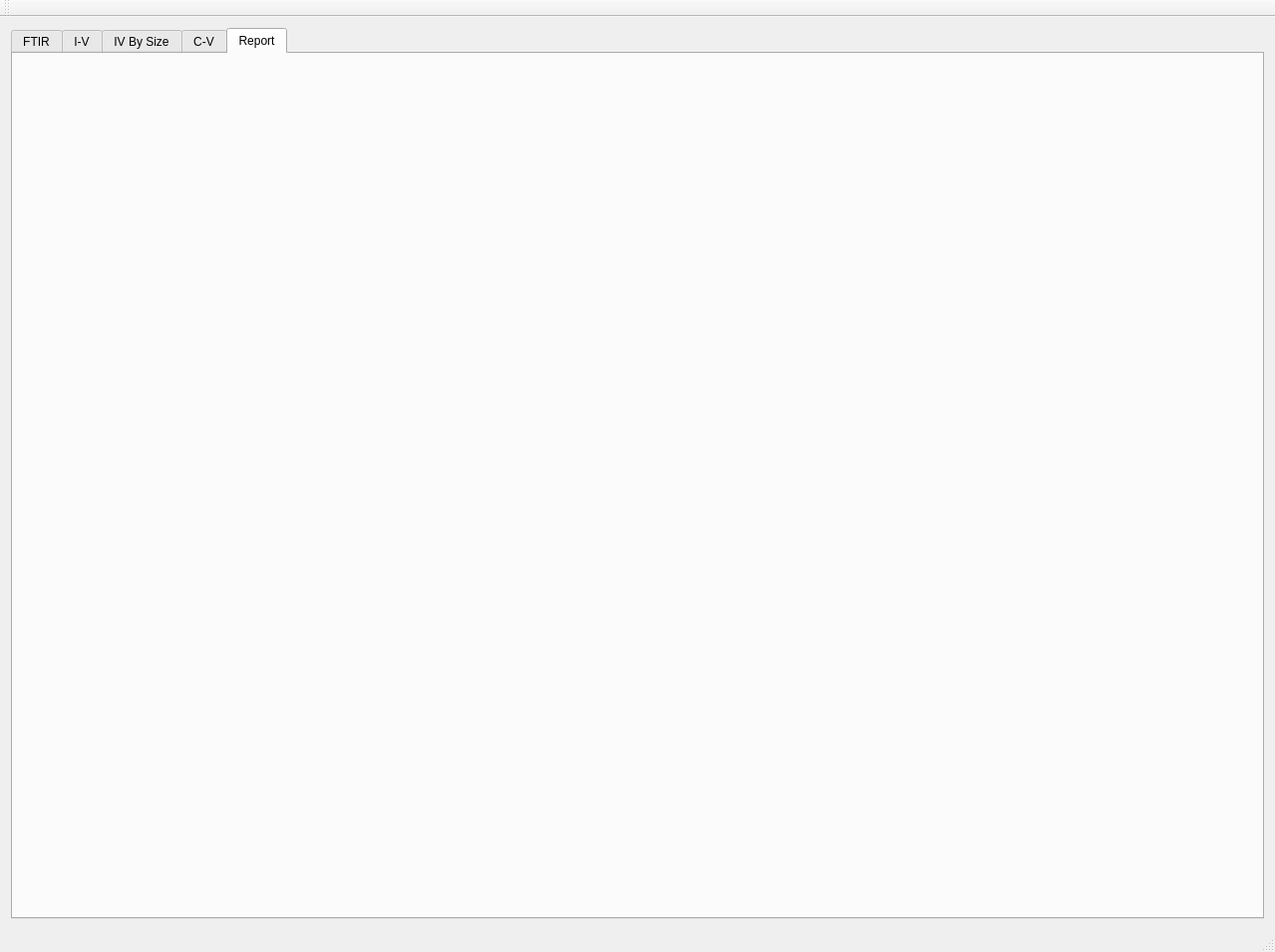
<?xml version="1.0" encoding="UTF-8"?>
<ui version="4.0">
 <class>Main</class>
 <widget class="QMainWindow" name="Main">
  <property name="geometry">
   <rect>
    <x>0</x>
    <y>0</y>
    <width>1279</width>
    <height>955</height>
   </rect>
  </property>
  <property name="sizePolicy">
   <sizepolicy hsizetype="Preferred" vsizetype="MinimumExpanding">
    <horstretch>0</horstretch>
    <verstretch>0</verstretch>
   </sizepolicy>
  </property>
  <property name="windowTitle">
   <string>FTIR Analyzer</string>
  </property>
  <widget class="QWidget" name="centralWidget">
   <layout class="QGridLayout" name="gridLayout">
    <item row="0" column="0">
     <widget class="QTabWidget" name="main_tabWidget">
      <property name="currentIndex">
       <number>4</number>
      </property>
      <widget class="QWidget" name="ftir_tab_layout">
       <attribute name="title">
        <string>FTIR</string>
       </attribute>
       <layout class="QGridLayout" name="gridLayout_4">
        <item row="0" column="0">
         <widget class="FTIR::FTIR_Analyzer" name="ftir_tab" native="true"/>
        </item>
       </layout>
      </widget>
      <widget class="QWidget" name="iv_tab_layout">
       <attribute name="title">
        <string>I-V</string>
       </attribute>
       <layout class="QGridLayout" name="gridLayout_2">
        <item row="0" column="0">
         <widget class="IV::Plotter" name="iv_tab" native="true"/>
        </item>
       </layout>
      </widget>
      <widget class="IV_By_Size::Plotter" name="ivBySize_tab">
       <attribute name="title">
        <string>IV By Size</string>
       </attribute>
      </widget>
      <widget class="CV::Plotter" name="cv_tab">
       <attribute name="title">
        <string>C-V</string>
       </attribute>
      </widget>
      <widget class="Report::Report_Plots" name="report_tab">
       <attribute name="title">
        <string>Report</string>
       </attribute>
      </widget>
     </widget>
    </item>
   </layout>
  </widget>
  <widget class="QMenuBar" name="menuBar">
   <property name="geometry">
    <rect>
     <x>0</x>
     <y>0</y>
     <width>1279</width>
     <height>21</height>
    </rect>
   </property>
  </widget>
  <widget class="QToolBar" name="mainToolBar">
   <attribute name="toolBarArea">
    <enum>TopToolBarArea</enum>
   </attribute>
   <attribute name="toolBarBreak">
    <bool>false</bool>
   </attribute>
  </widget>
  <widget class="QStatusBar" name="statusBar"/>
 </widget>
 <layoutdefault spacing="6" margin="11"/>
 <customwidgets>
  <customwidget>
   <class>FTIR::FTIR_Analyzer</class>
   <extends>QWidget</extends>
   <header>FTIR_Analyzer.h</header>
   <container>1</container>
  </customwidget>
  <customwidget>
   <class>CV::Plotter</class>
   <extends>QWidget</extends>
   <header>CV_Plotter.h</header>
   <container>1</container>
  </customwidget>
  <customwidget>
   <class>IV::Plotter</class>
   <extends>QWidget</extends>
   <header>IV_Plotter.h</header>
   <container>1</container>
  </customwidget>
  <customwidget>
   <class>Report::Report_Plots</class>
   <extends>QWidget</extends>
   <header>Report_Plots.h</header>
   <container>1</container>
  </customwidget>
  <customwidget>
   <class>IV_By_Size::Plotter</class>
   <extends>QWidget</extends>
   <header>IV_By_Size_Plotter.h</header>
   <container>1</container>
  </customwidget>
 </customwidgets>
 <resources>
  <include location="FTIR_Analyzer.qrc"/>
 </resources>
 <connections/>
</ui>
